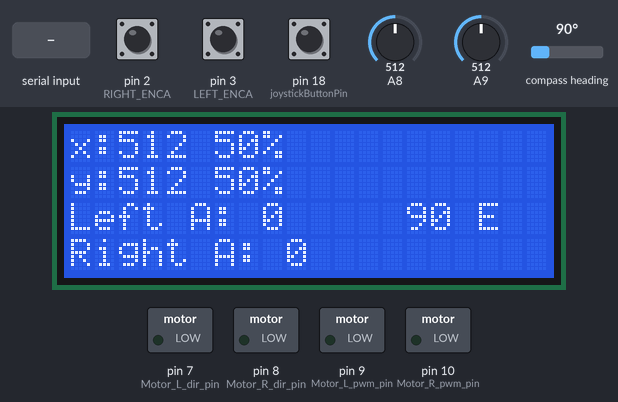
Simulated run of this sketch. Board: Arduino Mega 2560, built with avr-gcc and run on an emulated ATmega2560. Parts: 20×4 character LCD, switched loads named in the sketch (green lamp = pin HIGH). Wiring (inferred from the names in the program): CMPS compass at I2C address 0x60. The test bench sets the inputs (shaded band); at power-on: pin 18 (joystickButtonPin) HIGH, compass heading 90°, pin 2 (RIGHT_ENCA) HIGH, pin 3 (LEFT_ENCA) HIGH, A8 = 512, A9 = 512. What the sketch prints to the serial monitor is not drawn.

Above: at 1.2 s.
1.3 s: pin 18 (joystickButtonPin) pulled LOW for 0.15 s
At 2.8 s:
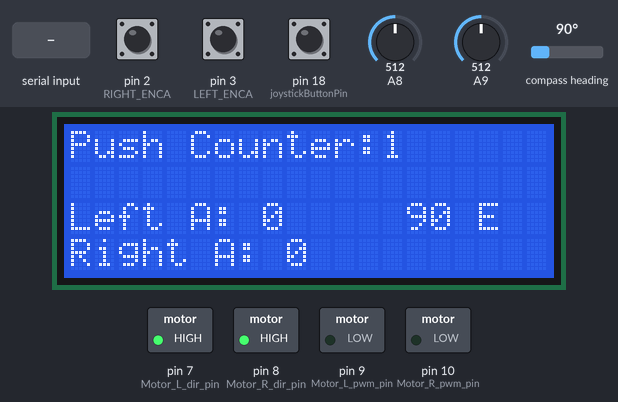
3.9 s: "dist:1\n" received over Serial
At 4.7 s:
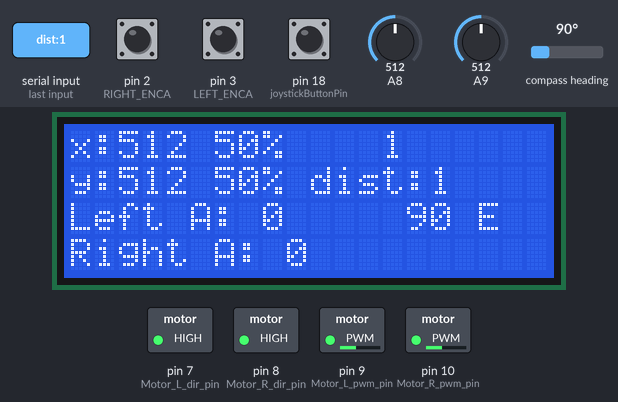
6.4 s: "degree:1\n" received over Serial
At 7.9 s:
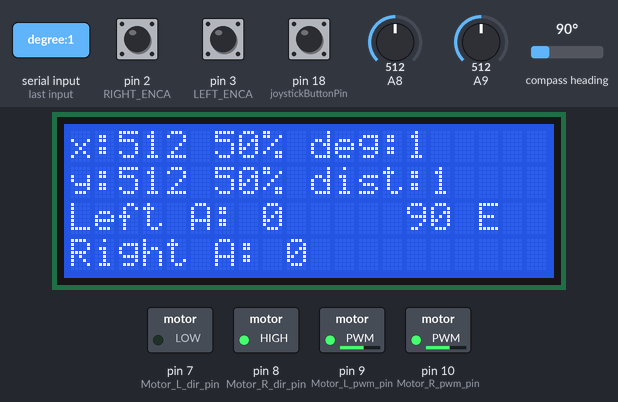
9.4 s: compass heading set to 7°
At 10.0 s:
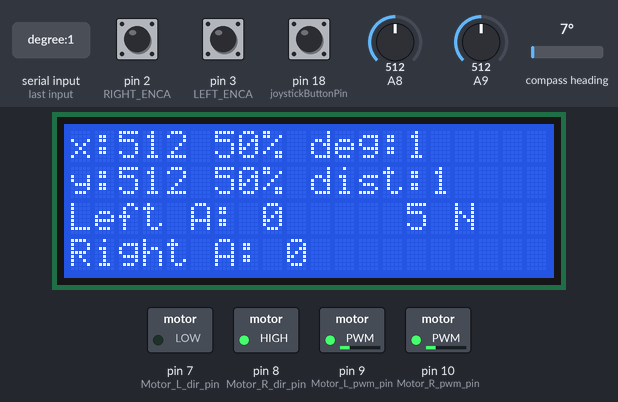
10.9 s: compass heading set to 269°
At 11.3 s:
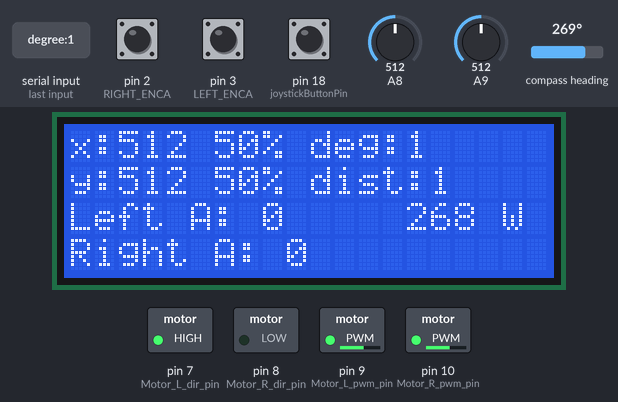
13.9 s: compass heading set to 187°
At 15.0 s:
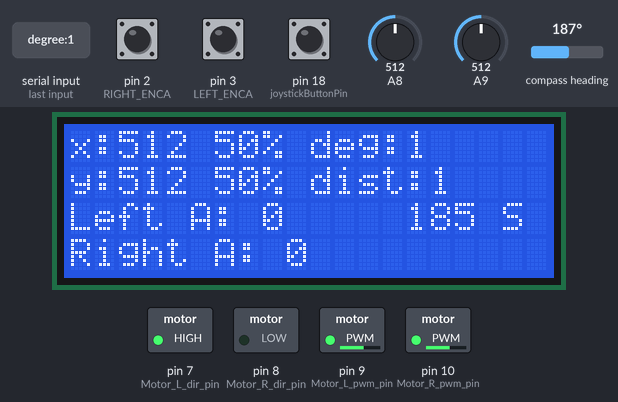
16.9 s: compass heading set to 177°
Timing chart, 0 to 19.4 s (numbered marks = the images above; inputs shaded):
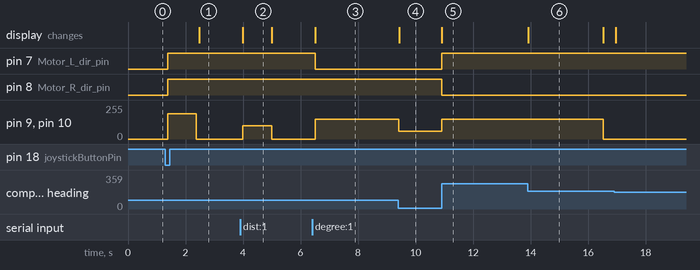

Measured:
- after the input at 1.3 s, pin 7 (Motor_L_dir_pin), pin 8 (Motor_R_dir_pin): LOW → HIGH after 0.08 s; pin 9 (Motor_L_pwm_pin), pin 10 (Motor_R_pwm_pin): 0/255 → 191/255 after 0.08 s, → 0/255 1.0 s later; the display: changes after 1.2 s (image 1)
- after the input at 3.9 s, pin 9 (Motor_L_pwm_pin), pin 10 (Motor_R_pwm_pin): 0/255 → 100/255 after 0.09 s, → 0/255 1.0 s later; the display: changes after 0.09 s (image 2)
- after the input at 6.4 s, pin 7 (Motor_L_dir_pin): HIGH → LOW after 0.11 s; pin 9 (Motor_L_pwm_pin), pin 10 (Motor_R_pwm_pin): 0/255 → 150/255 after 0.11 s; the display: changes after 0.11 s (image 3)
- after the input at 9.4 s, pin 9 (Motor_L_pwm_pin), pin 10 (Motor_R_pwm_pin): 150/255 → 60/255 at once; the display: changes at once (image 4)
- after the input at 10.9 s, pin 7 (Motor_L_dir_pin): LOW → HIGH at once; pin 8 (Motor_R_dir_pin): HIGH → LOW at once; pin 9 (Motor_L_pwm_pin), pin 10 (Motor_R_pwm_pin): 60/255 → 150/255 at once; the display: changes at once (image 5)
- after the input at 13.9 s, the display: changes at once (image 6)
- what the display in image 2 shows lasts 1.0 s, from 4.0 s to 5.0 s

The sketch:

carmoving_copy_20260928090726.ino
```cpp
#include <Wire.h>
#include <LiquidCrystal.h>

#define Motor_return    0
#define Motor_forward     1
#define Motor_L_dir_pin  7
#define Motor_R_dir_pin  8
#define Motor_L_pwm_pin  9
#define Motor_R_pwm_pin  10
#define LEFT_ENCA 3
#define RIGHT_ENCA 2
#define CMPS14_address 0x60


const int rs = 37, en = 36, d4 = 35, d5 = 34, d6 = 33, d7 = 32;
LiquidCrystal lcd(rs, en, d4, d5, d6, d7);

volatile int counter = 0;
volatile unsigned long lastInterruptTime = 0;
volatile bool buttonPressed = false;
const unsigned long debounceDelay = 200;


int xValue, yValue;
float xValuePercentage, yValuePercentage;
int joystickButtonPin = 18;

const int headingTolerance = 4;
const unsigned long TURN_TIMEOUT = 10000;
const float HEADING_KP = 3.0;
const int turnAngle = 110;
float heading = 0;
const float headingOffset = 0.0;
String headingCommand = "";
String distanceCommand = "";

void setup() {
  lcd.begin(20,4);
  Serial.begin(9600);
  Wire.begin();
  pinMode(Motor_L_dir_pin, OUTPUT);
  pinMode(Motor_R_dir_pin, OUTPUT);
  pinMode(Motor_L_pwm_pin, OUTPUT);
  pinMode(Motor_R_pwm_pin, OUTPUT);
  pinMode(joystickButtonPin, INPUT_PULLUP);
  pinMode(LEFT_ENCA, INPUT);
  pinMode(RIGHT_ENCA, INPUT);
  attachInterrupt(digitalPinToInterrupt(joystickButtonPin), buttonInterrupt, FALLING);
  attachInterrupt(digitalPinToInterrupt(LEFT_ENCA), leftEncoderISR, RISING);
  attachInterrupt(digitalPinToInterrupt(RIGHT_ENCA), rightEncoderISR, RISING);
  lcd.setCursor(0,2);
  lcd.print("Left A: 0");
  lcd.setCursor(0,3);
  lcd.print("Right A: 0");
}

void loop() {
  readCompass();
  showHeading();
  readValues();

  xValue = analogRead(A8);
  yValue = analogRead(A9);
  xValuePercentage = (xValue/1023.0) * 100;
  yValuePercentage = (yValue/1023.0) * 100;
  // int(255 * xValuePercentage)
  if(counter % 2 == 0) {
    interface1();
  } else {
   interface2();
  }
  if(buttonPressed) {
    buttonPressed = false;
    counter++;
    driveRoute();
    buttonPressed = false;
  }
  // controlCar();

  delay(100);
}

void buttonInterrupt() {
  unsigned long now = millis();
  if (now - lastInterruptTime > debounceDelay) {
    buttonPressed = true;
  }
  lastInterruptTime = now;
}

volatile unsigned long leftPulses = 0;
volatile unsigned long rightPulses = 0;

void leftEncoderISR() {
  leftPulses++;
}

void rightEncoderISR() {
  rightPulses++;
}

void controlCar() {


  int x = map(xValue, 0, 1023, -255, 255);
  int y = map(yValue, 0, 1023, -255, 255);

  int leftMotor = y + x;
  int rightMotor = y - x;

  leftMotor = constrain(leftMotor, -255, 255);
  rightMotor = constrain(rightMotor, -255, 255);


  if (leftMotor >= 0) {
    digitalWrite(Motor_L_dir_pin, Motor_return);
    analogWrite(Motor_L_pwm_pin, leftMotor);
  }
  else {
    digitalWrite(Motor_L_dir_pin, Motor_forward);
    analogWrite(Motor_L_pwm_pin, -leftMotor);
  }

  if (rightMotor >= 0) {
    digitalWrite(Motor_R_dir_pin, Motor_return);
    analogWrite(Motor_R_pwm_pin, rightMotor);
  }

  else {
    digitalWrite(Motor_R_dir_pin, Motor_forward);
    analogWrite(Motor_R_pwm_pin, -rightMotor);
  }

}

const float leftPulsesPerCm = 13.11;     // Enter your measured value
const float rightPulsesPerCm = 13.45;    // Enter your measured value

void readValues(){
  if (Serial.available() > 0){
    String message = Serial.readStringUntil('\n');
    Serial.print("Message received, content: ");
    Serial.println(message);

    if (message.indexOf("LCD") > -1){
      Serial.println("Command = LCD ");
      int pos_s = message.indexOf(":");

      if (pos_s > -1){
        String stat = message.substring(pos_s + 1);
        lcd.setCursor(0,0);
        lcd.print(stat);
      }
    }

    else if(message.indexOf("dist") > -1){
      Serial.println("Command = dist ");
      int pos_s = message.indexOf(":");
      if (pos_s > -1){
        message.trim();
        distanceCommand = message;
        interface1();
        int distance = message.substring(pos_s + 1).toInt();
        moveCar(distance);
      }
    }

    else if(message.indexOf("degree") > -1){
      Serial.println("Command = degree ");
      handleDegreeCommand(message);
    }

    else{
	    Serial.println("No greeting found, try typing Print:Hi or Print:Hello\n");
    }
  }
}

void handleDegreeCommand(String message) {
  int pos = message.indexOf(':');
  if (pos == -1) return;


  int degree = message.substring(pos + 1).toInt();
  if (degree < 0 || degree >= 360) {
    Serial.println("Heading must be between 0 and 359 degrees.");
    return;
  }

  message.trim();
  headingCommand = message;
  headingCommand.replace("degree", "deg");
  interface1();
  find_heading(degree);
}

void moveCar(int distanceCm) {
  if (distanceCm == 0) return;

  if (leftPulsesPerCm <= 0 || rightPulsesPerCm <= 0) {
    Serial.println("Enter both pulses-per-cm values first.");
    return;
  }

  float distance = distanceCm;
  if (distance < 0) distance = -distance;
  unsigned long leftTarget  = (unsigned long)(distance * leftPulsesPerCm + 0.5);
  unsigned long rightTarget = (unsigned long)(distance * rightPulsesPerCm + 0.5);
  if (leftTarget > 0) leftTarget--;
  if (rightTarget > 0) rightTarget--;

  int direction = (distanceCm < 0) ? Motor_return : Motor_forward;
  digitalWrite(Motor_L_dir_pin, direction);
  digitalWrite(Motor_R_dir_pin, direction);

  noInterrupts();
  leftPulses = 0;
  rightPulses = 0;
  interrupts();

  analogWrite(Motor_L_pwm_pin, 100);
  analogWrite(Motor_R_pwm_pin, 100);

  bool leftRunning = true;
  bool rightRunning = true;
  unsigned long lastLeftCount = 0, lastRightCount = 0;
  unsigned long lastProgressTime = millis();
  const unsigned long STALL_TIMEOUT = 1000;   // ms with no new pulses = stalled

  while (leftRunning || rightRunning) {
    unsigned long leftCount, rightCount;

    noInterrupts();
    leftCount = leftPulses;
    rightCount = rightPulses;
    interrupts();

    if (leftRunning && leftCount >= leftTarget) {
      analogWrite(Motor_L_pwm_pin, 0);
      leftRunning = false;
    }
    if (rightRunning && rightCount >= rightTarget) {
      analogWrite(Motor_R_pwm_pin, 0);
      rightRunning = false;
    }

    // Reset the stall timer whenever a running wheel makes progress
    if ((leftRunning && leftCount != lastLeftCount) ||
        (rightRunning && rightCount != lastRightCount)) {
      lastProgressTime = millis();
    }
    lastLeftCount = leftCount;
    lastRightCount = rightCount;

    // Safety stop: an encoder stopped reporting or a wheel is blocked
    if (millis() - lastProgressTime >= STALL_TIMEOUT) {
      analogWrite(Motor_L_pwm_pin, 0);
      analogWrite(Motor_R_pwm_pin, 0);
      Serial.println("Stopped: encoder stalled");
      break;
    }
  }

  noInterrupts();
  unsigned long finalLeft = leftPulses;
  unsigned long finalRight = rightPulses;
  interrupts();

  Serial.print("Left: ");
  Serial.print(finalLeft);
  Serial.print(" / ");
  Serial.println(leftTarget);

  Serial.print("Right: ");
  Serial.print(finalRight);
  Serial.print(" / ");
  Serial.println(rightTarget);

  lcd.setCursor(0, 2);
  lcd.print("Left A: ");
  lcd.print(finalLeft);
  lcd.print("    ");
  lcd.setCursor(0, 3);
  lcd.print("Right A: ");
  lcd.print(finalRight);
  lcd.print("    ");


}


void interface1() {
    lcd.setCursor(0, 0);
    lcd.print("x:");
    lcd.print(xValue);
    lcd.print("    ");
    lcd.setCursor(6, 0);
    lcd.print(xValuePercentage, 0);
    lcd.print("%    ");
    lcd.setCursor(10, 0);
    lcd.print(headingCommand.substring(0, 10));
    lcd.print("  ");
    lcd.setCursor(0, 1);
    lcd.print("y:");
    lcd.print(yValue);
    lcd.print("    ");
    lcd.setCursor(6, 1);
    lcd.print(yValuePercentage, 0);
    lcd.print("%   ");
    lcd.setCursor(10, 1);
    lcd.print(distanceCommand.substring(0, 10));
    lcd.print("  ");

}

void interface2() {
    lcd.setCursor(0, 0);
    lcd.print("Push Counter:");
    lcd.print(counter);
    lcd.print("   ");

    lcd.setCursor(0, 1);
    lcd.print("                ");
}

bool readCompass() {
  Wire.beginTransmission(CMPS14_address);
  Wire.write(0x01);
  byte err = Wire.endTransmission(false);

  if (err != 0) {
    Serial.print("err: ");
    Serial.println(err);
    return false;
  }

  Wire.requestFrom((uint8_t)CMPS14_address, (uint8_t)1, (uint8_t)true);

  if (Wire.available()) {
    uint8_t bearing = Wire.read();
    heading = bearing * 360.0 / 256.0 - headingOffset;
    if (heading < 0) {
      heading = heading + 360;
    }
    return true;
  }

  return false;
}

void showHeading() {
  String direction;

  if (heading >= 23 && heading < 68) {
    direction = "NE";
  } else if (heading >= 68 && heading < 113) {
    direction = "E";
  } else if (heading >= 113 && heading < 158) {
    direction = "SE";
  } else if (heading >= 158 && heading < 203) {
    direction = "S";
  } else if (heading >= 203 && heading < 248) {
    direction = "SW";
  } else if (heading >= 248 && heading < 293) {
    direction = "W";
  } else if (heading >= 293 && heading < 338) {
    direction = "NW";
  } else {
    direction = "N";
  }

  /*Serial.print(heading);
  Serial.print(" ");
  Serial.println(direction);*/

  lcd.setCursor(14, 2);
  lcd.print("      ");
  lcd.setCursor(14, 2);
  lcd.print((int)heading);
  lcd.print(" ");
  lcd.print(direction);
}

void find_heading(int given_degree) {
  unsigned long startTime = millis();

  while (true) {
    if (readCompass() == false) {
      analogWrite(Motor_L_pwm_pin, 0);
      analogWrite(Motor_R_pwm_pin, 0);
      Serial.println("Compass read failed");
      break;
    }
    showHeading();

    float error = given_degree - heading;
    if (error > 180) {
      error = error - 360;
    }
    if (error < -180) {
      error = error + 360;
    }

    if (error >= -headingTolerance && error <= headingTolerance) {
      analogWrite(Motor_L_pwm_pin, 0);
      analogWrite(Motor_R_pwm_pin, 0);
      break;
    }

    if (millis() - startTime > TURN_TIMEOUT) {
      analogWrite(Motor_L_pwm_pin, 0);
      analogWrite(Motor_R_pwm_pin, 0);
      Serial.println("Stopped: turn timeout");
      break;
    }

    int speed;
    if (error > 0) {
      speed = error * 2;
      digitalWrite(Motor_L_dir_pin, Motor_forward);
      digitalWrite(Motor_R_dir_pin, Motor_return);
    } else {
      speed = -error * 2;
      digitalWrite(Motor_L_dir_pin, Motor_return);
      digitalWrite(Motor_R_dir_pin, Motor_forward);
    }
    speed = constrain(speed, 60, 150);

    analogWrite(Motor_L_pwm_pin, speed);
    analogWrite(Motor_R_pwm_pin, speed);

    delay(10);
  }
}

bool driveStraight(float distance, int speedPercent, int holdHeading) {
  int speed = 255 * speedPercent / 100;
  unsigned long leftCount = 0, rightCount = 0;
  unsigned long lastLeftCount = 0, lastRightCount = 0;
  unsigned long lastProgressTime = millis();
  const unsigned long STALL_TIMEOUT = 1000;

  noInterrupts();
  leftPulses = 0;
  rightPulses = 0;
  interrupts();

  digitalWrite(Motor_L_dir_pin, Motor_forward);
  digitalWrite(Motor_R_dir_pin, Motor_forward);

  while (true) {
    noInterrupts();
    leftCount = leftPulses;
    rightCount = rightPulses;
    interrupts();

    float leftCm = leftCount / leftPulsesPerCm;
    float rightCm = rightCount / rightPulsesPerCm;
    if ((leftCm + rightCm) / 2 >= distance) {
      break;
    }

    int correction = 0;
    if (readCompass() == true) {
      float error = holdHeading - heading;
      if (error > 180) {
        error = error - 360;
      }
      if (error < -180) {
        error = error + 360;
      }
      correction = error * HEADING_KP;
      correction = constrain(correction, -speed / 2, speed / 2);
    }

    analogWrite(Motor_L_pwm_pin, constrain(speed + correction, 0, 255));
    analogWrite(Motor_R_pwm_pin, constrain(speed - correction, 0, 255));

    if (leftCount != lastLeftCount || rightCount != lastRightCount) {
      lastProgressTime = millis();
    }
    lastLeftCount = leftCount;
    lastRightCount = rightCount;

    if (millis() - lastProgressTime >= STALL_TIMEOUT) {
      analogWrite(Motor_L_pwm_pin, 0);
      analogWrite(Motor_R_pwm_pin, 0);
      Serial.println("Stopped: encoder stalled");
      return false;
    }
  }

  analogWrite(Motor_L_pwm_pin, 0);
  analogWrite(Motor_R_pwm_pin, 0);

  Serial.print("Left: ");
  Serial.print(leftCount);
  Serial.print("  Right: ");
  Serial.println(rightCount);

  lcd.setCursor(0, 2);
  lcd.print("Left A: ");
  lcd.print(leftCount);
  lcd.print("  ");
  lcd.setCursor(0, 3);
  lcd.print("Right A: ");
  lcd.print(rightCount);
  lcd.print("  ");

  return true;
}

void driveRoute() {
  if (readCompass() == false) {
    Serial.println("Compass read failed");
    return;
  }

  int firstHeading = heading;
  int secondHeading = firstHeading - turnAngle;
  if (secondHeading < 0) {
    secondHeading = secondHeading + 360;
  }
  int thirdHeading = secondHeading - turnAngle;
  if (thirdHeading < 0) {
    thirdHeading = thirdHeading + 360;
  }

  Serial.println("Route start");

  if (driveStraight(20, 75, firstHeading) == false) {
    return;
  }
  delay(300);
  find_heading(secondHeading);
  delay(300);

  if (driveStraight(13, 25, secondHeading) == false) {
    return;
  }
  delay(300);
  find_heading(thirdHeading);
  delay(300);

  if (driveStraight(20, 50, thirdHeading) == false) {
    return;
  }

  Serial.println("Route done");
}
```
